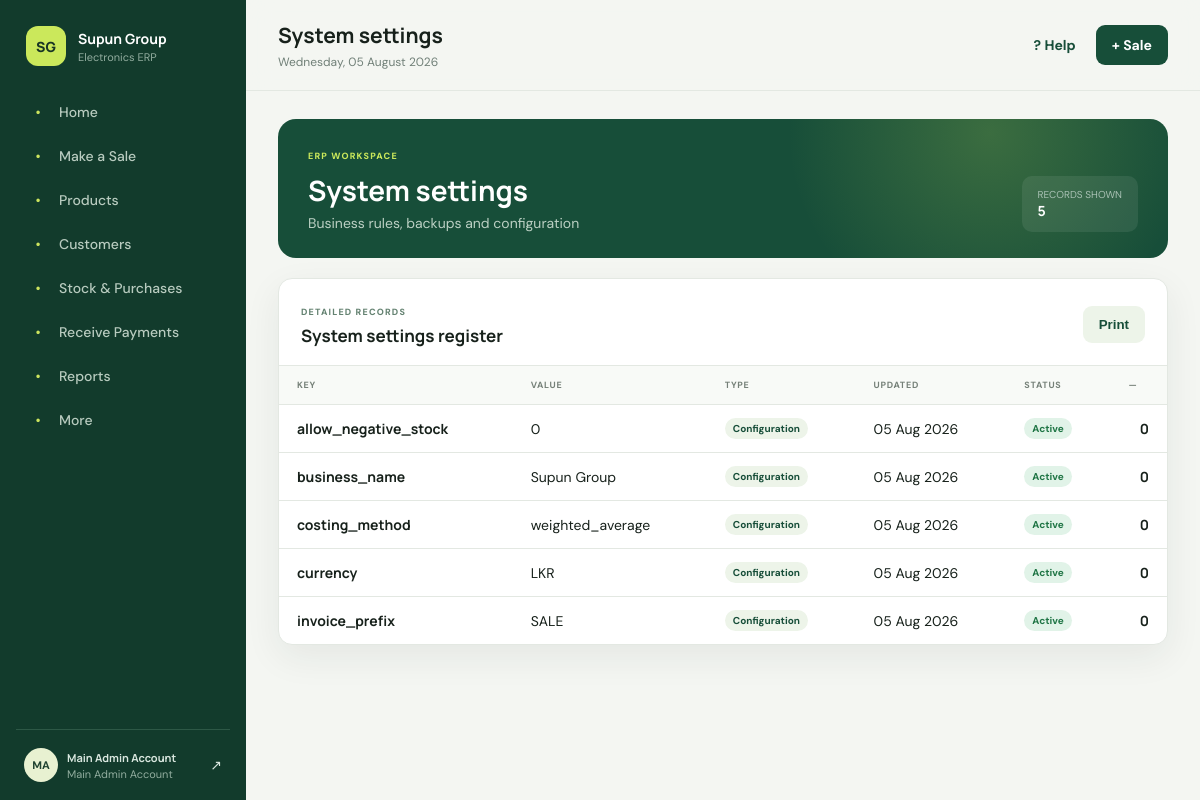
The page /settings.php (signed in) on the database its author committed.
### tables this page shows
CREATE TABLE settings (setting_key VARCHAR(100) PRIMARY KEY, setting_value TEXT, updated_by BIGINT UNSIGNED NULL, updated_at TIMESTAMP DEFAULT CURRENT_TIMESTAMP ON UPDATE CURRENT_TIMESTAMP, FOREIGN KEY(updated_by) REFERENCES users(id));

### settings.php (called while the page is built)
<?php $module='settings';require __DIR__.'/module.php';

### bootstrap.php (called while the page is built, shortened)
<?php
function e(mixed $value): string { return htmlspecialchars((string)$value, ENT_QUOTES, 'UTF-8'); }
function user(): ?array { return $_SESSION['user'] ?? null; }
function can(string $permission): bool {
    $u = user();
    if ($u['role_code'] === 'main_admin') return true;
    return in_array($permission, $u['permissions'] ?? [], true);
}

### module.php (the view, shortened to what this page needs)
<?php
require __DIR__.'/bootstrap.php';require_auth();require __DIR__.'/partials.php';
$m=$modules[$module]??null;if(!$m){http_response_code(404);exit('Unknown module');}[$title,$active,$permission,$subtitle,$sql,$heads]=$m;if(!can($permission)){http_response_code(403);exit('Forbidden');}$rows=$db->query($sql)->fetchAll();
$metrics=[];
page_start($title,$active);?>
<section class="hero"><div><span class="eyebrow">ERP workspace</span><h2><?=e($title)?></h2><p><?=e($subtitle)?></p></div><div class="hero-meta"><span>Records shown</span><b><?=count($rows)?></b></div></section><?php if($metrics):?><section class="kpi-grid"><?php foreach($metrics as [$label,$value]):?><article class="kpi"><div class="kpi-top"><span><?=e($label)?></span><i>↗</i></div><strong><?=money($value)?></strong><small>Posted transactions only</small></article><?php endforeach;?></section><?php endif;?><section class="panel table-panel"><div class="panel-head"><div><span class="eyebrow">Detailed records</span><h3><?=e($title)?> register</h3></div><div><button class="btn secondary" onclick="window.print()">Print</button></div></div><div class="table-wrap"><table><thead><tr><?php foreach($heads as $h):?><th><?=e($h)?></th><?php endforeach;?></tr></thead><tbody><?php if(!$rows):?><tr><td colspan="6"><div class="empty-state compact"><b>No records yet</b><span>This register will fill as operational transactions are posted.</span></div></td></tr><?php endif;?><?php foreach($rows as $r):?><tr><td><b><?=e($r['reference'])?></b></td><td><?=e($r['party'])?></td><td><span class="tag"><?=e(str_replace('_',' ',$r['type']))?></span></td><td><?=date('d M Y',strtotime($r['date']))?></td><td><span class="status active"><?=e($r['status'])?></span></td><td class="right"><b><?=$module==='settings'?e($r['total']):($module==='inventory'?e($r['total']):money($r['total']))?></b></td></tr><?php endforeach;?></tbody></table></div></section><?php page_end();

### partials.php
<?php
function nav_items(): array { return [['Home','index.php','dashboard.view'],['Make a Sale','sale.php','sales.create'],['Products','products.php','products.view'],['Customers','customers.php','customers.view'],['Stock & Purchases','purchases.php','purchases.view'],['Receive Payments','payments.php','payments.view'],['Reports','reports.php','reports.view'],['More','more.php','dashboard.view']]; }
function page_start(string $title,string $active): void { global $config;$u=user();$flash=take_flash(); ?>
<!doctype html><html lang="en"><head><meta charset="utf-8"><meta name="viewport" content="width=device-width,initial-scale=1"><title><?=e($title)?> · <?=e($config['name'])?></title><link rel="stylesheet" href="assets/app.css"><script defer src="assets/app.js"></script></head><body><aside class="sidebar"><a class="brand" href="index.php"><span class="brand-mark">SG</span><span><b>Supun Group</b><small>Electronics ERP</small></span></a><nav><?php foreach(nav_items() as [$label,$href,$permission]):if(!can($permission))continue;?><a href="<?=$href?>" class="<?=$active===$href?'active':''?>"><span class="nav-icon">•</span><?=e($label)?></a><?php endforeach;?></nav><div class="sidebar-foot"><div class="avatar"><?=e(strtoupper(substr($u['display_name'],0,2)))?></div><div><b><?=e($u['display_name'])?></b><small><?=e($u['role_name'])?></small></div><a href="logout.php" title="Sign out">↗</a></div></aside><div class="app"><header class="topbar"><button class="menu-toggle" data-menu>☰</button><div><h1><?=e($title)?></h1><p><?=date('l, d F Y')?></p></div><div class="top-actions"><a class="help-link" href="help.php">? Help</a><a class="btn primary" href="sale.php">+ Sale</a></div></header><main class="content"><?php if($flash):?><div class="alert <?=e($flash['type'])?>"><?=e($flash['message'])?></div><?php endif;?>
<?php }
function page_end(): void { ?></main></div></body></html><?php }

### assets/app.css (style rules this page uses)
:root { --ink:#17211b;--muted:#718078;--paper:#f4f6f2;--card:#fff;--line:#e3e8e2;--green:#174e39;--lime:#cbe85b;--soft:#edf4e9;--danger:#b83b3b;--warn:#ad721b;--shadow:0 12px 36px rgba(31,49,39,.07) }
* { box-sizing:border-box }
body { margin:0;background:var(--paper);color:var(--ink);font-family:'DM Sans',sans-serif;font-size:14px }
h1,h2,h3,strong,b { font-family:'Manrope',sans-serif }
a { color:inherit;text-decoration:none }
.sidebar { position:fixed;inset:0 auto 0 0;width:246px;background:#123b2c;color:#d9e7df;padding:26px 16px 18px;display:flex;flex-direction:column;z-index:10 }
.brand { display:flex;align-items:center;gap:12px;padding:0 10px 26px;color:#fff }
.brand-mark { width:40px;height:40px;display:grid;place-items:center;background:var(--lime);color:#193525;border-radius:12px;font:800 14px Manrope }
.brand span:last-child { display:flex;flex-direction:column }
.brand small,.sidebar-foot small { color:#92ad9f;font-size:11px;margin-top:2px }
.sidebar nav { display:grid;gap:4px }
.sidebar nav a { padding:11px 13px;border-radius:9px;display:flex;gap:12px;align-items:center;font-weight:500;color:#b8cbbf }
.nav-icon { width:18px;text-align:center;color:#cce45e }
.sidebar-foot { margin-top:auto;border-top:1px solid #2d5846;padding:18px 8px 0;display:grid;grid-template-columns:34px 1fr auto;gap:9px;align-items:center }
.sidebar-foot .avatar { width:34px;height:34px;border-radius:50%;background:#e8f1d1;color:#214431;display:grid;place-items:center;font-size:11px;font-weight:700 }
.sidebar-foot div:nth-child(2) { display:flex;flex-direction:column;font-size:11px }
.app { margin-left:246px;min-height:100vh }
.topbar { height:91px;padding:0 32px;border-bottom:1px solid var(--line);display:flex;align-items:center;justify-content:space-between;background:rgba(244,246,242,.92);position:sticky;top:0;z-index:5;backdrop-filter:blur(12px) }
.topbar h1 { font-size:21px;margin:0 }
.topbar p { margin:5px 0 0;color:var(--muted);font-size:12px }
.top-actions { display:flex;align-items:center;gap:10px }
.btn { border:0;border-radius:9px;padding:11px 16px;font-weight:700;cursor:pointer;display:inline-block }
.btn.primary { background:var(--green);color:#fff }
.btn.secondary { background:var(--soft);color:var(--green) }
.content { padding:28px 32px 48px;max-width:1600px;margin:auto }
.hero { background:var(--green);color:white;border-radius:18px;padding:26px 30px;margin-bottom:20px;display:flex;align-items:end;justify-content:space-between;background-image:radial-gradient(circle at 80% 10%,rgba(203,232,91,.2),transparent 28%) }
.hero h2 { font-size:28px;margin:8px 0 5px }
.hero p { color:#bcd0c4;margin:0 }
.hero .eyebrow { color:var(--lime) }
.hero-meta { background:rgba(255,255,255,.08);padding:12px 16px;border-radius:10px;display:flex;flex-direction:column }
.hero-meta span { font-size:10px;text-transform:uppercase;color:#a9c1b4 }
.eyebrow { text-transform:uppercase;letter-spacing:.13em;font-size:9px;font-weight:800;color:#648271 }
.kpi,.panel { background:var(--card);border:1px solid var(--line);border-radius:14px;box-shadow:var(--shadow) }
.panel { padding:22px }
.panel-head { display:flex;justify-content:space-between;align-items:center;margin-bottom:18px }
.panel-head h3 { margin:5px 0 0;font-size:17px }
.table-panel { padding:0 }
.table-panel .panel-head { padding:22px 22px 0 }
.table-wrap { overflow:auto }
table { width:100%;border-collapse:collapse }
th { background:#f8faf7;text-transform:uppercase;letter-spacing:.08em;font-size:9px;color:#758078;text-align:left }
th,td { padding:13px 18px;border-top:1px solid var(--line);white-space:nowrap }
.right { text-align:right }
.tag,.status { display:inline-block;padding:4px 8px;border-radius:20px;font-size:10px;font-weight:700;text-transform:capitalize }
.tag { background:var(--soft);color:var(--green) }
.status.paid,.status.active { background:#e1f3e8;color:#1f7545 }

### assets/simple.css (style rules this page uses)
.help-link { font-weight:700;color:#174e39;padding:10px }

### rows shown on the page
settings: setting_key "allow_negative_stock", setting_value "0", type "Configuration", updated_at "05 Aug 2026", status "Active", total "0"
settings: setting_key "business_name", setting_value "Supun Group", type "Configuration", updated_at "05 Aug 2026", status "Active", total "0"
settings: setting_key "costing_method", setting_value "weighted_average", type "Configuration", updated_at "05 Aug 2026", status "Active", total "0"
settings: setting_key "currency", setting_value "LKR", type "Configuration", updated_at "05 Aug 2026", status "Active", total "0"
settings: setting_key "invoice_prefix", setting_value "SALE", type "Configuration", updated_at "05 Aug 2026", status "Active", total "0"

### other values the page prints
$label "Home"
$label "Make a Sale"
$label "Products"
$label "Customers"
$label "Stock & Purchases"
$label "Receive Payments"
$label "Reports"
$label "More"
substr($u['display_name'],0,2) "MA"
$u['display_name'] "Main Admin Account"
$u['role_name'] "Main Admin Account"
$title "System settings"
$subtitle "Business rules, backups and configuration"
count($rows) "5"
$h "KEY"
